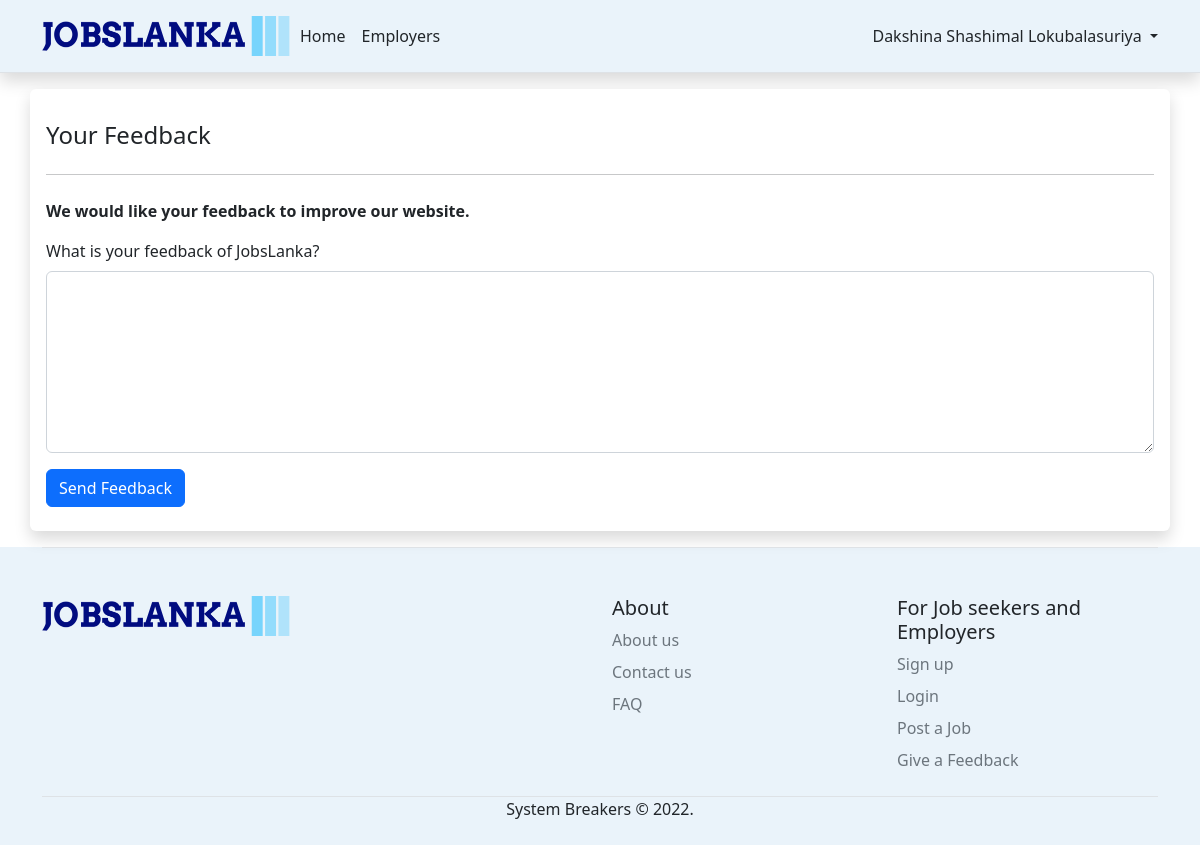
/feedback.php (signed in), run on an earlier commit of the app's database.
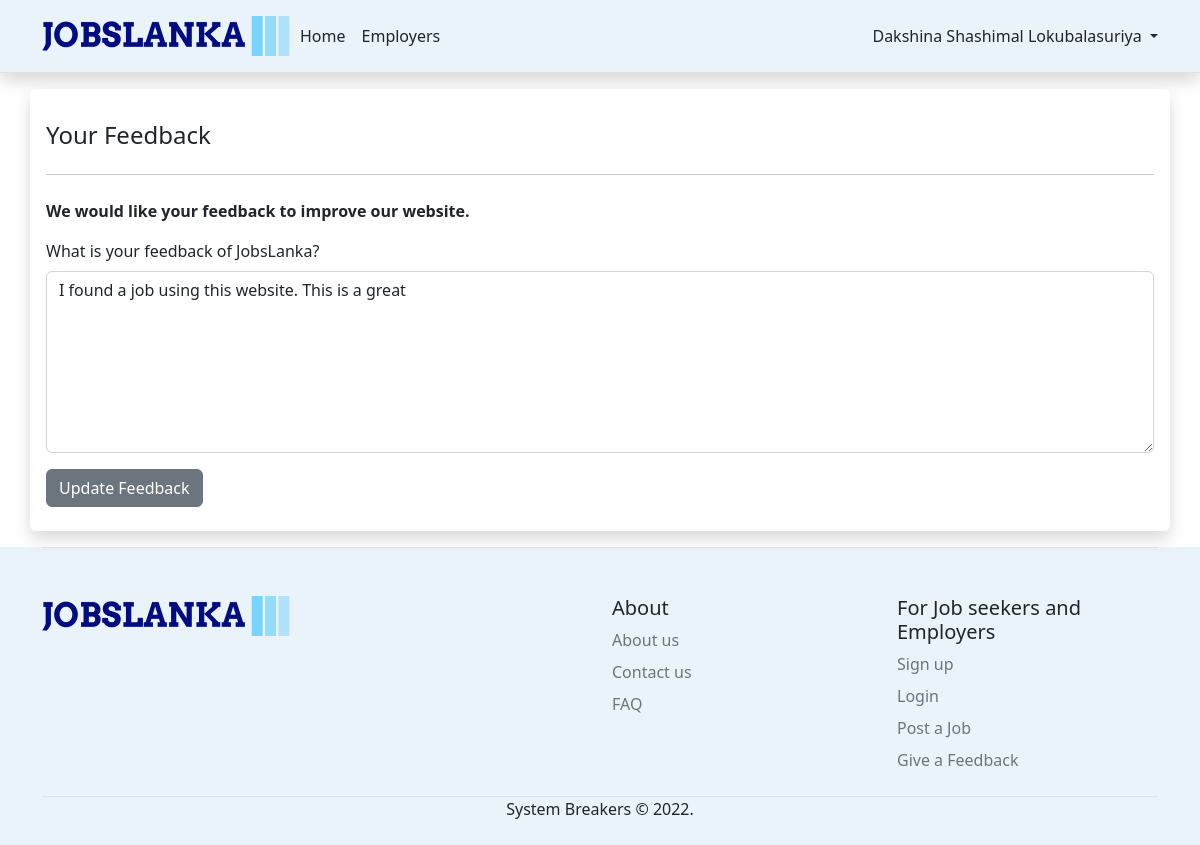
And on a later commit of the database.
### tables this page shows
CREATE TABLE `feedback` (
  `id` int(11) NOT NULL,
  `description` text NOT NULL,
  `job_seeker_id` varchar(12) DEFAULT NULL,
  `employer_id` int(11) DEFAULT NULL
);

### feedback.php (the view, shortened to what this page needs)
<?php
require "DBCon.php";
if(isset($_SESSION['userData'])){
    $feedback=null;
    $sql="";
    if($_SESSION['atype']=="Employer"){
        $id=$_SESSION['userData']['id'];
        $sql = "SELECT description FROM feedback WHERE employer_id = $id";
    }else if($_SESSION['atype']=="JobSeeker"){
        $id=$_SESSION['userData']['nic'];
        $sql = "SELECT description FROM feedback WHERE job_seeker_id = '$id'";
    }
    $result = mysqli_query($con,$sql);
    $row = mysqli_fetch_assoc($result);
    if(mysqli_num_rows($result)>0)
        $feedback = $row['description'];
?>
<!doctype html>
<html lang="en">
<head>
    <link href="assets\css\bootstrap.min.css" rel="stylesheet">
    <link href="assets\css\jobslanka.css" rel="stylesheet">
</head>
<body>
<?php include "header.php" ?>
<main class="container shadow p-3 my-3 bg-white rounded" >
<div class="row">
  <div class="col-md-8 col-lg-12 ">
  <h4 class="mt-3">Your Feedback</h4>
  <hr class="my-4">
  <form method="POST" action="" class="needs-validation" novalidate>
    <p><strong>We would like your feedback to improve our website.</strong></p>
    <div class="row ">
    <div class="col-12 mb-3">
      <label  class="form-label">What is your feedback of JobsLanka?</label>
      <textarea class="form-control" id="feedback" name="feedback" rows="7" minlength="5"  required><?php  echo ($feedback!=null)? $feedback :Null; ?></textarea>
    </div>
    </div>
    <div class="row ">
      <div class="col-6 mb-2">
        <?php if($feedback !=null){
            echo '<input class=" btn btn-secondary btn-md" type="submit" name="update" value="Update Feedback">';
        }else{
           echo '<input class=" btn btn-primary btn-md" type="submit" name="send" value="Send Feedback">';
        }
        ?>
      </div>
    </div>
  </form>
  </div>
</main>
<?php include "footer.php" ?>
</body>
</html>
<?php
}
else{
  header('location:login.php');
}
?>

What changed in the data, as far as the page shows it:
added feedback: feedback "I found a job using this website. This is a great"
Also different on the page:
form field update: (not shown) → "Update Feedback"
form field send: "Send Feedback" → (not shown)
